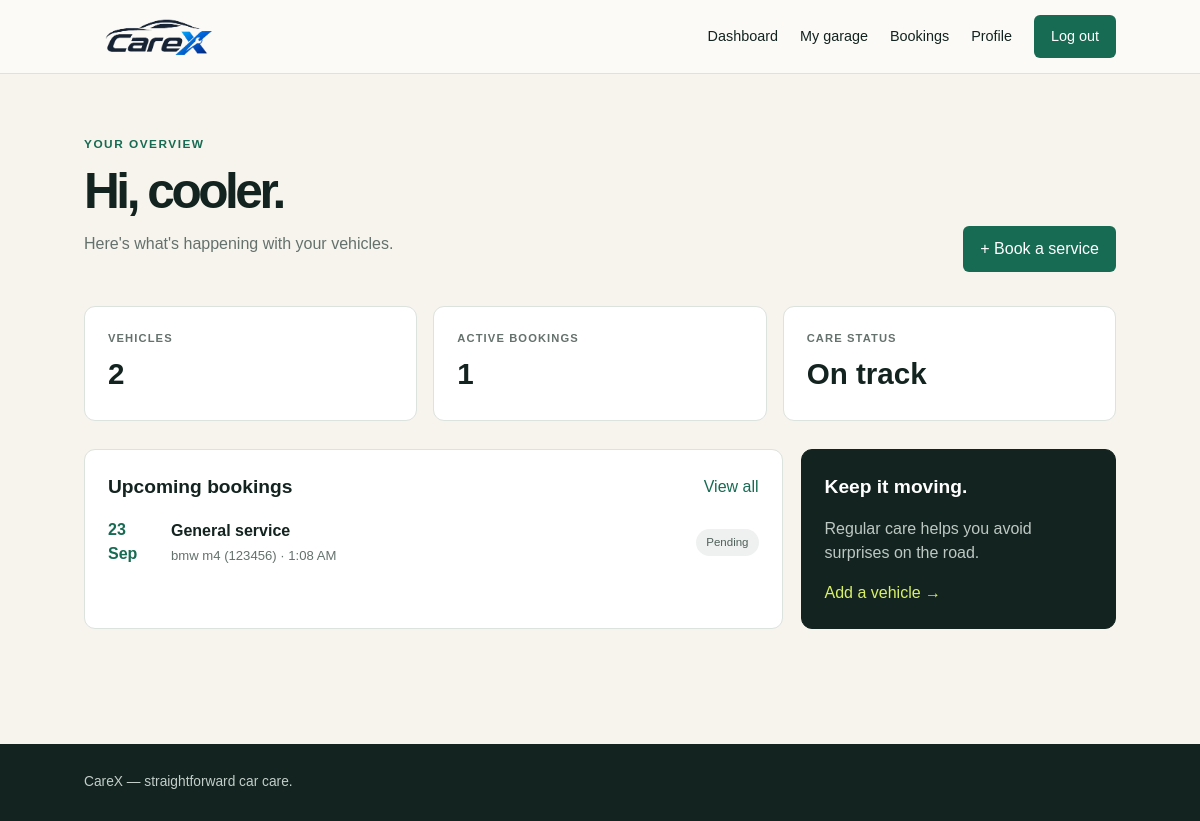
The page /dashboard/ (signed in) on the database its author committed.
### core/models.py (models this page shows, shortened)
class ServiceBooking(models.Model):
    class ServiceType(models.TextChoices):
        GENERAL = "GENERAL", "General service"
        OIL = "OIL", "Oil & filter change"
        BRAKES = "BRAKES", "Brake inspection"
        TYRES = "TYRES", "Tyre service"
        REPAIR = "REPAIR", "Repair / diagnostics"
    class Status(models.TextChoices):
        PENDING = "PENDING", "Pending"
        CONFIRMED = "CONFIRMED", "Confirmed"
        IN_PROGRESS = "IN_PROGRESS", "In progress"
        COMPLETED = "COMPLETED", "Completed"
        CANCELLED = "CANCELLED", "Cancelled"
    vehicle = models.ForeignKey(Vehicle, on_delete=models.CASCADE, related_name="bookings")
    service_type = models.CharField(max_length=20, choices=ServiceType.choices)
    preferred_date = models.DateField()
    preferred_time = models.TimeField()
    notes = models.TextField(blank=True)
    status = models.CharField(max_length=20, choices=Status.choices, default=Status.PENDING)
    estimated_cost = models.DecimalField(max_digits=10, decimal_places=2, null=True, blank=True)
    created_at = models.DateTimeField(auto_now_add=True)
    updated_at = models.DateTimeField(auto_now=True)
    class Meta:
        ordering = ["-preferred_date", "-preferred_time"]

class Vehicle(models.Model):
    owner = models.ForeignKey(settings.AUTH_USER_MODEL, on_delete=models.CASCADE, related_name="vehicles")
    make = models.CharField(max_length=60)
    model = models.CharField(max_length=60)
    registration_number = models.CharField(max_length=20, unique=True)
    year = models.PositiveIntegerField()
    color = models.CharField(max_length=30, blank=True)
    mileage = models.PositiveIntegerField(default=0, help_text="Current odometer reading in km")
    created_at = models.DateTimeField(auto_now_add=True)
    class Meta:
        ordering = ["-created_at"]
    def __str__(self):
        return f"{self.make} {self.model} ({self.registration_number})"

### core/views.py (the view)
# urls.py: path("dashboard/", views.dashboard, name="dashboard"),
@login_required
def dashboard(request):
    upcoming = ServiceBooking.objects.filter(vehicle__owner=request.user).exclude(status__in=["COMPLETED", "CANCELLED"])[:4]
    return render(request, "dashboard.html", {"upcoming": upcoming, "vehicle_count": request.user.vehicles.count(), "booking_count": upcoming.count()})

### templates/dashboard.html
{% extends 'base.html' %}
{% block content %}
<div class="page-heading">
    <div>
        <p class="eyebrow">YOUR OVERVIEW</p>
        <h1>Hi, {{ user.first_name|default:user.username }}.</h1>
        <p>Here's what's happening with your vehicles.</p>
    </div>
    <a class="button" href="{% url 'book_service' %}">+ Book a service</a>
</div>
<section class="stats">
    <div>
        <small>VEHICLES</small>
        <strong>{{ vehicle_count }}</strong>
    </div>
    <div>
        <small>ACTIVE BOOKINGS</small>
        <strong>{{ booking_count }}</strong>
    </div>
    <div>
        <small>CARE STATUS</small>
        <strong>On track</strong>
    </div>
</section>
<section class="content-grid">
    <div class="panel">
        <div class="panel-title">
            <h2>Upcoming bookings</h2>
            <a href="{% url 'bookings' %}">View all</a>
        </div>{% for booking in upcoming %}
        <a class="booking-row" href="{% url 'booking_details' booking.pk %}">
            <span class="date">{{ booking.preferred_date|date:'d M' }}</span>
            <span>
                <b>{{ booking.get_service_type_display }}</b>
                <small>{{ booking.vehicle }} · {{ booking.preferred_time|time:'g:i A' }}</small>
            </span>
            <i class="status {{ booking.status|lower }}">{{ booking.get_status_display }}</i>
        </a>{% empty %}
        <p class="empty">Nothing booked yet. Your next smooth drive starts here.</p>{% endfor %}
    </div>
    <div class="panel accent">
        <h2>Keep it moving.</h2>
        <p>Regular care helps you avoid surprises on the road.</p>
        <a href="{% url 'add_vehicle' %}">Add a vehicle →</a>
    </div>
</section>{% endblock %}

### static/css/style.css (style rules this page uses)
:root { --ink: #13231f; --muted: #64716d; --cream: #f6f4ed; --green: #176b52; --lime: #d8f067; --line: #dce2dd; }
* { box-sizing: border-box; }
body { margin: 0; background: var(--cream); color: var(--ink); font-family: Arial, sans-serif; line-height: 1.5; }
a { color: var(--green); text-decoration: none; }
.nav-button, .button, button { background: var(--green); border: 0; border-radius: 6px; color: #fff; padding: 11px 17px; font: inherit; cursor: pointer; }
.eyebrow { font-size: .74rem; font-weight: bold; letter-spacing: 1.5px; color: var(--green); margin: 0 0 12px; }
h1 { font-size: clamp(2.2rem, 5vw, 4.6rem); letter-spacing: -.07em; line-height: 1.02; margin: 0 0 20px; }
.page-heading { display: flex; justify-content: space-between; gap: 24px; align-items: end; margin-bottom: 34px; }
.page-heading h1 { font-size: 3.1rem; margin: 0; }
.page-heading p:not(.eyebrow) { color: var(--muted); }

### static/css/dashboard.css (style rules this page uses)
.stats { display:grid; grid-template-columns:repeat(3,1fr); gap:16px; margin:28px 0 }
.stats>div, .panel { background:#fff; border:1px solid var(--line); border-radius:11px; padding:23px; }
.stats small { display:block; color:var(--muted); font-size:.7rem; font-weight:bold; letter-spacing:1.1px; }
.stats strong { font-size:1.85rem; display:block; margin-top:5px; }
.content-grid { display:grid; grid-template-columns:1.55fr .7fr; gap:18px; }
.panel-title { display:flex; align-items:center; justify-content:space-between; }
.panel-title h2, .panel h2 { font-size:1.2rem; margin:0; }
.booking-row { padding:17px 0; border-bottom:1px solid var(--line); display:flex; align-items:center; gap:16px; color:var(--ink); }
.booking-row:last-child { border-bottom:0; }
.date { width:47px; color:var(--green); font-weight:bold; }
.booking-row b, .booking-row small { display:block; }
.booking-row small { color:var(--muted); font-size:.82rem; margin-top:3px; }
.status { margin-left:auto; border-radius:20px; padding:5px 10px; font-size:.72rem; font-style:normal; background:#eef1ef; color:#50605a; white-space:nowrap; }
.accent { background:var(--ink); color:#fff; border-color:var(--ink); }
.accent p { color:#bdc8c3; }
.accent a { color:var(--lime); }

### rows shown on the page
ServiceBooking: preferred_date "23 Sep", service_type "General service", vehicle "bmw m4 (123456)", preferred_time "1:08 AM", status "Pending"

### other values the page prints
{{ user.first_name|default:user.username }} "cooler"
{{ vehicle_count }} "2"
{{ booking_count }} "1"
